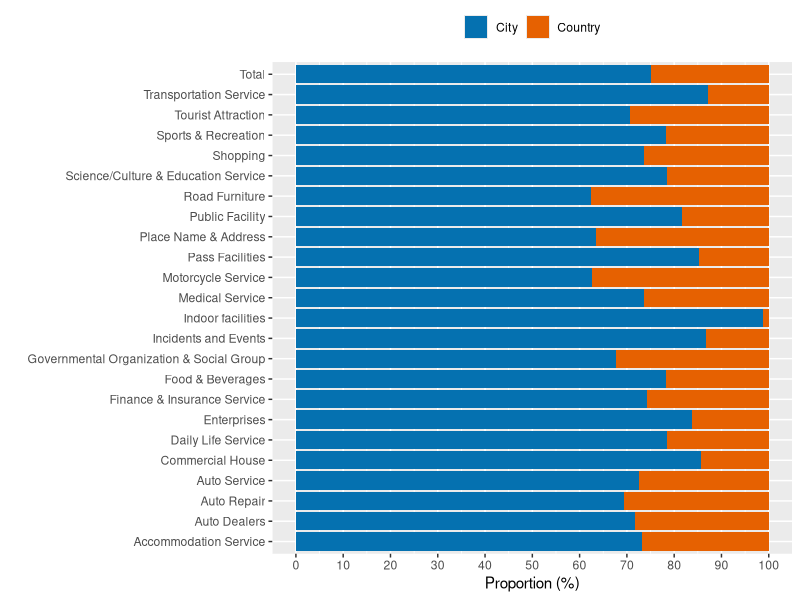
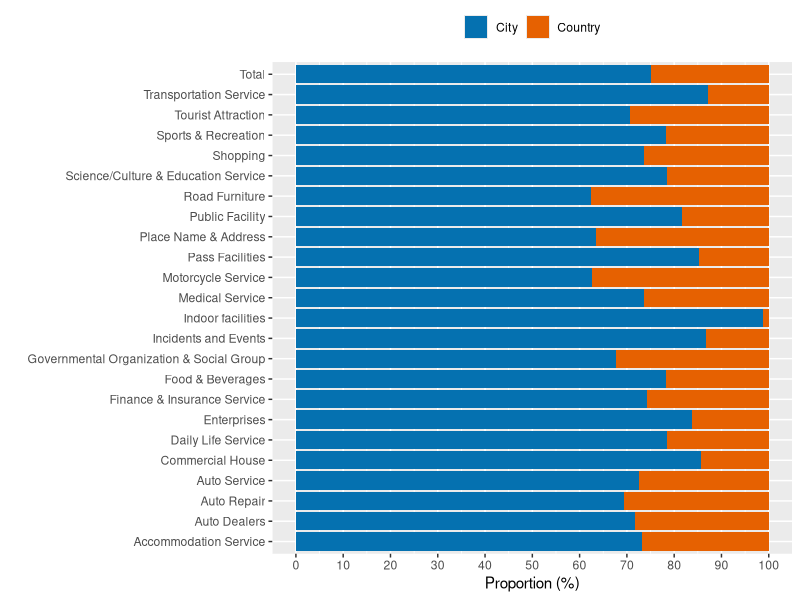

Here is the R script that generated these plots, in order:
library(readr)
library(ggplot2)
library("reshape2")
POIP<- read_csv("data/POI_Proportion.csv")
POIP$Category
POIP$Category = factor(POIP$Category, ordered=TRUE, levels=POIP$Category)

data = melt(POIP,id="Category")

p <- ggplot(data, aes(Category,value,fill = variable)) +
  geom_bar(stat="identity",position = position_stack(reverse = TRUE)) +
  theme(legend.position = "top") +
  guides(fill=guide_legend(title=NULL)) +
  coord_flip() +
  scale_y_continuous(breaks = seq(0,100,by=10)) +
  scale_fill_manual(values=c("#0571b0","#e66101")) +
  xlab("") +
  ylab("Proportion (%)")
p
ggsave("plot/POI_Proportion.png", width = 5.5, height = 4.5)
